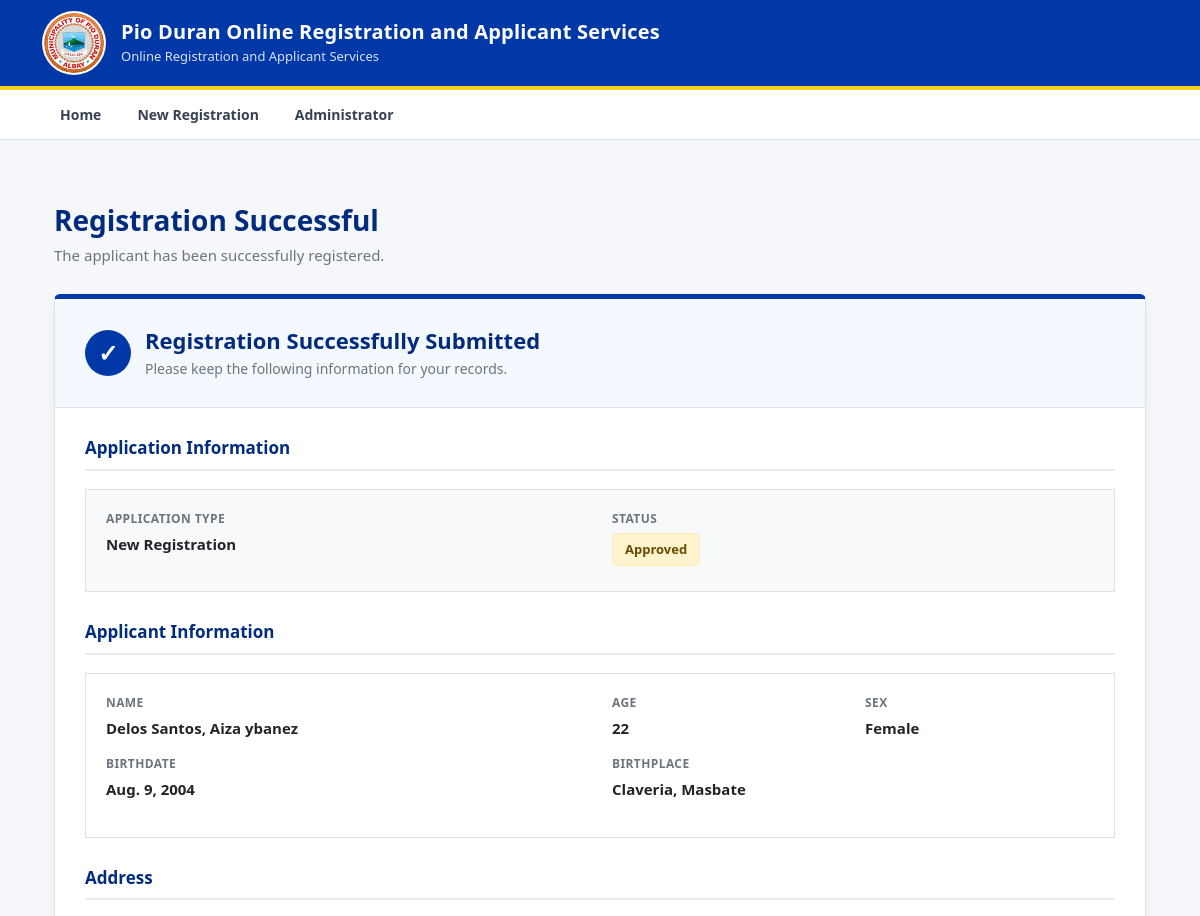
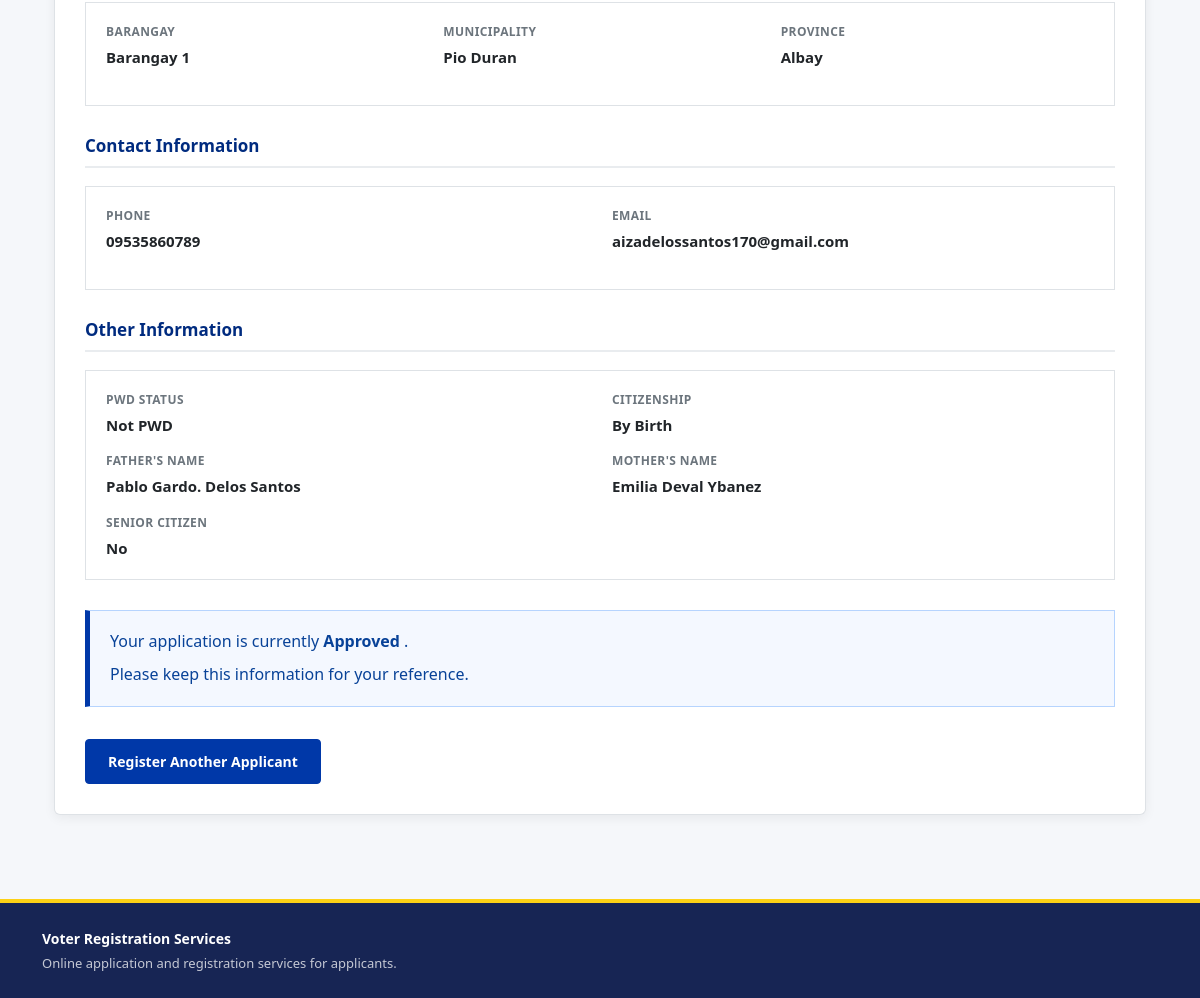
Screenshot of /registration-success/3/ with the database file from the repository (2 pictures, top to bottom).
### Applicants/models.py (models this page shows, shortened)
class Applicant(models.Model):
    APPLICATION_CHOICES = [
        ("NEW", "New Registration"),
        ("UPDATE", "Update Information"),
        ("TRANSFER", "Transfer"),
        ("REACTIVATION", "Reactivation"),
        ("REINSTATEMENT", "Reinstatement"),
    ]
    APPLICATION_STATUS = [
        ("APPROVED", "Approved"),
        ("DISAPPROVED", "Disapproved"),
        ("PENDING", "Pending"),
        ("REVIEW", "Review"),
    ]
    PWD_CHOICES = [
        ("NO", "Not PWD"),
        ("VISUAL", "Visual Disability"),
        ("HEARING", "Hearing Disability"),
        ("PHYSICAL", "Physical Disability"),
        ("INTELLECTUAL", "Intellectual Disability"),
        ("PSYCHOSOCIAL", "Psychosocial Disability"),
        ("MULTIPLE", "Multiple Disabilities"),
        ("OTHER", "Other"),
    ]
    VERIFICATION_STATUS = [
        ("UNVERIFIED", "Unverified"),
        ("BIOMETRICS_PENDING", "Biometrics Pending"),
        ("VERIFIED", "Verified"),
    ]
    CITIZENSHIP_CHOICES = [
        ("BY_BIRTH", "By Birth"),
        ("NATURALIZED", "Naturalized"),
    ]
    lastname = models.CharField(max_length=255)
    firstname = models.CharField(max_length=255)
    middlename = models.CharField(max_length=255)
    civil_status = models.CharField(max_length=20, null=True, blank=True)
    age = models.IntegerField()
    sex = models.CharField(max_length=20)
    birthdate = models.DateField()
    birthplace = models.CharField(max_length=255)
    brgy = models.ForeignKey(
        Barangay,
        on_delete=models.SET_NULL,
        null=True,
        blank=True
    )
    province = models.CharField(max_length=255, default="Albay")
    municipality = models.CharField(max_length=255, default="Pio Duran")
    phone = models.CharField(max_length=11)
    email = models.EmailField(unique=True)
    application_type = models.CharField(
        max_length=20,
        choices=APPLICATION_CHOICES,
        default="NEW"
    )
    pwd_status = models.CharField(
        max_length=20,
        choices=PWD_CHOICES,
        default="NO"
    )
    citizenship_status = models.CharField(
        max_length=20,
        choices=CITIZENSHIP_CHOICES,
        default="BY_BIRTH"
    )
    status = models.CharField(
        max_length=20,
        choices=APPLICATION_STATUS,
        default='PENDING'
    )
    verification_status = models.CharField(
        max_length=30,
        choices=VERIFICATION_STATUS,
        default="UNVERIFIED"
    )
    father = models.CharField(max_length=255)
    mother = models.CharField(max_length=255)
    is_active = models.BooleanField(default=True)
    is_senior = models.BooleanField(default=False)
    date_joined = models.DateField(auto_now_add=True)
    office_visit_date = models.DateField(
        null=True,
        blank=True
    )
    office_visit_slot = models.PositiveIntegerField(
        null=True,
        blank=True
    )

class Barangay(models.Model):
    name = models.CharField(max_length=255, unique=True)
    def __str__(self):
        return self.name

### Applicants/views.py (the view)
def registration_success(request, applicant_id):
    applicant = get_object_or_404(
        Applicant,
        id=applicant_id
    )
    return render(
        request,
        "components/registration_success.html",
        {
            "applicant": applicant,
        }
    )

### templates/components/registration_success.html (shortened to what this page needs)
{% extends "base.html" %}
{% block content %}
<div class="container py-4">
<div class="page-header">
    <h1>
        Registration Successful
    </h1>
    <p>
        The applicant has been successfully registered.
    </p>
</div>
<div class="success-card">
    <div class="success-header">
        <div class="success-title">
            <div class="success-icon">
                ✓
            </div>
            <div>
                <h2>
                    Registration Successfully Submitted
                </h2>
                <p>
                    Please keep the following information for your records.
                </p>
            </div>
        </div>
    </div>
    <div class="success-body">
        <div class="info-section">
            <h3 class="section-title">
                Application Information
            </h3>
            <div class="application-summary">
                <div class="row">
                    <div class="col-md-6 detail-item">
                        <span class="detail-label">
                            Application Type
                        </span>
                        <div class="detail-value">
                            {{ applicant.get_application_type_display }}
                        </div>
                    </div>
                    <div class="col-md-6 detail-item">
                        <span class="detail-label">
                            Status
                        </span>
                        <div class="detail-value">
                            <span class="status-badge">
                                {{ applicant.get_status_display }}
                            </span>
                        </div>
                    </div>
                </div>
            </div>
        </div>
        <div class="info-section">
            <h3 class="section-title">
                Applicant Information
            </h3>
            <div class="info-card">
                <div class="row">
                    <div class="col-md-6 detail-item">
                        <span class="detail-label">
                            Name
                        </span>
                        <div class="detail-value">
                            {{ applicant.lastname }},
                            {{ applicant.firstname }}
                            {{ applicant.middlename }}
                        </div>
                    </div>
                    <div class="col-md-3 detail-item">
                        <span class="detail-label">
                            Age
                        </span>
                        <div class="detail-value">
                            {{ applicant.age }}
                        </div>
                    </div>
                    <div class="col-md-3 detail-item">
                        <span class="detail-label">
                            Sex
                        </span>
                        <div class="detail-value">
                            {{ applicant.sex }}
                        </div>
                    </div>
                    <div class="col-md-6 detail-item">
                        <span class="detail-label">
                            Birthdate
                        </span>
                        <div class="detail-value">
                            {{ applicant.birthdate }}
                        </div>
                    </div>
                    <div class="col-md-6 detail-item">
                        <span class="detail-label">
                            Birthplace
                        </span>
                        <div class="detail-value">
                            {{ applicant.birthplace }}
                        </div>
                    </div>
                </div>
            </div>
        </div>
        <div class="info-section">
            <h3 class="section-title">
                Address
            </h3>
            <div class="info-card">
                <div class="row">
                    <div class="col-md-4 detail-item">
                        <span class="detail-label">
                            Barangay
                        </span>
                        <div class="detail-value">
                            {{ applicant.brgy }}
                        </div>
                    </div>
                    <div class="col-md-4 detail-item">
                        <span class="detail-label">
                            Municipality
                        </span>
                        <div class="detail-value">
                            {{ applicant.municipality }}
                        </div>
                    </div>
                    <div class="col-md-4 detail-item">
                        <span class="detail-label">
                            Province
                        </span>
                        <div class="detail-value">
                            {{ applicant.province }}
                        </div>
                    </div>
                </div>
            </div>
        </div>
        <div class="info-section">
            <h3 class="section-title">
                Contact Information
            </h3>
            <div class="info-card">
                <div class="row">
                    <div class="col-md-6 detail-item">
                        <span class="detail-label">
                            Phone
                        </span>
                        <div class="detail-value">
                            {{ applicant.phone }}
                        </div>
                    </div>
                    <div class="col-md-6 detail-item">
                        <span class="detail-label">
                            Email
                        </span>
                        <div class="detail-value">
                            {{ applicant.email }}
                        </div>
                    </div>
                </div>
            </div>
        </div>
        <div class="info-section">
            <h3 class="section-title">
                Other Information
            </h3>
            <div class="info-card">
                <div class="row">
                    <div class="col-md-6 detail-item">
                        <span class="detail-label">
                            PWD Status
                        </span>
                        <div class="detail-value">
                            {{ applicant.get_pwd_status_display }}
                        </div>
                    </div>
                    <div class="col-md-6 detail-item">
                        <span class="detail-label">
                            Citizenship
                        </span>
                        <div class="detail-value">
                            {{ applicant.get_citizenship_status_display }}
                        </div>
                    </div>
                    <div class="col-md-6 detail-item">
                        <span class="detail-label">
                            Father's Name
                        </span>
                        <div class="detail-value">
                            {{ applicant.father }}
                        </div>
                    </div>
                    <div class="col-md-6 detail-item">
                        <span class="detail-label">
                            Mother's Name
                        </span>
                        <div class="detail-value">
                            {{ applicant.mother }}
                        </div>
                    </div>
                    <div class="col-md-6 detail-item">
                        <span class="detail-label">
                            Senior Citizen
                        </span>
                        <div class="detail-value">
                            {% if applicant.is_senior %}
                                Yes
                            {% else %}
                                No
                            {% endif %}
                        </div>
                    </div>
                </div>
            </div>
        </div>
        <div class="notice-box">
            <p>
                Your application is currently
                <strong>
                    {{ applicant.get_status_display }}
                </strong>.
            </p>
            <p>
                Please keep this information for your reference.
            </p>
        </div>
        <div class="action-area">
            <a
                href="{% url 'verify-new-registration' %}"
                class="btn-government"
            >
                Register Another Applicant
            </a>
        </div>
    </div>
</div>
</div>
{% endblock %}

### templates/base.html (style rules this page uses)
:root { --gov-blue: #0038a8; --gov-dark-blue: #002b7f; --gov-light-blue: #eaf2ff; --gov-gold: #fcd116; --gov-red: #ce1126; --text-dark: #1f2937; --border-color: #dbe3ef; --background: #f5f7fa; }
* { box-sizing: border-box; }
body { margin: 0; background: var(--background); color: var(--text-dark); font-family: "Segoe UI", Roboto, Arial, sans-serif; }
.page-header { margin-bottom: 30px; }
.page-header h1 { margin-bottom: 8px; color: #172554; font-size: 32px; font-weight: 700; }
.page-header p { margin: 0; color: #64748b; font-size: 15px; }

### templates/components/registration_success.html (style rules this page uses)
.page-header { margin-bottom: 28px; }
.page-header h1 { font-size: 28px; font-weight: 700; color: #002b7f; margin-bottom: 6px; }
.page-header p { color: #6c757d; margin: 0; }
.success-card { background: #ffffff; border: 1px solid #dee2e6; border-top: 5px solid #0038a8; border-radius: 6px; box-shadow: 0 3px 12px rgba(0, 0, 0, 0.06); overflow: hidden; }
.success-header { background: #f4f8ff; padding: 28px 30px; border-bottom: 1px solid #dee2e6; }
.success-title { display: flex; align-items: center; gap: 14px; }
.success-icon { width: 46px; height: 46px; border-radius: 50%; background: #0038a8; color: #ffffff; display: flex; align-items: center; justify-content: center; font-size: 24px; font-weight: 700; flex-shrink: 0; }
.success-header h2 { margin: 0; font-size: 22px; font-weight: 700; color: #002b7f; }
.success-header p { margin: 5px 0 0; color: #6c757d; font-size: 14px; }
.success-body { padding: 30px; }
.info-section { margin-bottom: 30px; }
.section-title { font-size: 17px; font-weight: 700; color: #002b7f; margin-bottom: 18px; padding-bottom: 10px; border-bottom: 2px solid #e9ecef; }
.application-summary { background: #f8f9fa; border: 1px solid #dee2e6; padding: 20px; }
.detail-item { margin-bottom: 16px; }
.detail-item:last-child { margin-bottom: 0; }
.detail-label { display: block; color: #6c757d; font-size: 12px; font-weight: 700; text-transform: uppercase; letter-spacing: 0.4px; margin-bottom: 5px; }
.detail-value { color: #212529; font-size: 15px; font-weight: 600; word-break: break-word; }
.status-badge { display: inline-block; padding: 6px 12px; background: #fff3cd; border: 1px solid #ffecb5; color: #664d03; border-radius: 4px; font-size: 13px; font-weight: 700; }
.info-card { border: 1px solid #dee2e6; background: #ffffff; padding: 20px; }
.notice-box { background: #f4f8ff; border: 1px solid #b6d4fe; border-left: 5px solid #0038a8; padding: 18px 20px; margin-top: 4px; margin-bottom: 28px; }
.notice-box p { margin: 0 0 7px; color: #084298; line-height: 1.6; }
.notice-box p:last-child { margin-bottom: 0; }
.action-area { padding-top: 4px; }
.btn-government { display: inline-block; background: #0038a8; border: 1px solid #0038a8; color: #ffffff; padding: 11px 22px; font-size: 14px; font-weight: 600; text-decoration: none; border-radius: 4px; transition: background 0.2s ease; }

### rows the page displays
Applicant: application_type "New Registration", status "Approved", lastname "Delos Santos", firstname "Aiza", middlename "ybanez", age "22", sex "Female", birthdate "Aug. 9, 2004", birthplace "Claveria, Masbate", brgy "Barangay 1", municipality "Pio Duran", province "Albay", phone "09535860789", email "aizadelossantos170@gmail.com", pwd_status "Not PWD", citizenship_status "By Birth", father "Pablo Gardo. Delos Santos", mother "Emilia Deval Ybanez"
